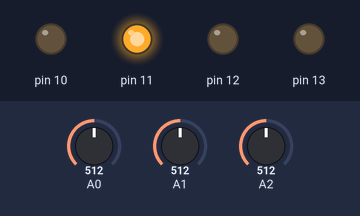
The sketch below on a simulated Arduino Uno, built with avr-gcc and run on an emulated ATmega328P. On the bench: output pins drawn as LEDs (lit = HIGH). The test bench sets the inputs (shaded band); at power-on: A1 = 512, A0 = 512, A2 = 512.

Above: at 1.2 s.
1.3 s: A1 set to 212
2.8 s: A1 set to 186
At 3.3 s:
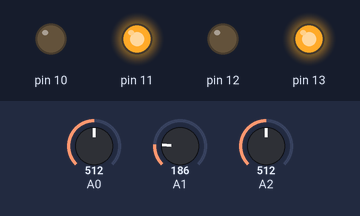
Timing chart, 0 to 5.8 s (numbered marks = the images above; inputs shaded):
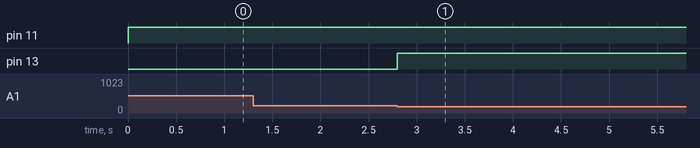

The sketch:

Task_3.2.ino
```cpp
// C++ code
//
int centerIR;
int leftIR;
int rightIR;

int leftFlag;
int centerFlag;
int rightFlag;

//Declare all the functions being used here:
void moveRight();
void moveLeft();
void moveforward();
void moveInreverse();
void setup()
{
  // put your setup code here, to run once:
  pinMode(13, OUTPUT);
  pinMode(12, OUTPUT);
  pinMode(11, OUTPUT);
  pinMode(10, OUTPUT);
}

void loop()
{
  // put your main code here, to run repeatedly:
  centerIR = analogRead(A0);
  leftIR = analogRead(A1);
  rightIR = analogRead(A2);

  if (leftIR < 200)
  {
    leftFlag = 1;
  }
  else
  {
    leftFlag = 0;
  }

 if (rightIR < 200)
  {
    rightFlag = 1;
  }
   else
  {
    rightFlag = 0;
  }

  if (centerIR < 200)
  {
    centerFlag = 1;
  }
  else
  {
    centerFlag = 0;
  }

  if ((leftFlag == 1) || (rightFlag == 1) || (centerFlag == 1))
  {

    if (centerFlag == 1)
    {
      if (leftFlag == 1)
      {
        moveRight();
      }

      else if (rightFlag == 1){
        moveLeft();
      } else{
        moveLeft();}
    }
    else if (leftFlag == 1)
    {
      moveRight();
    }
    else if (rightFlag == 1)
    {
      moveLeft();
    }
    else
    {
      moveLeft();
    }
  }

 else
  {
    moveforward();
  }
}

//Function definitions go here:
void moveInreverse()
{
  digitalWrite(10,HIGH);
}

void moveRight()
{
  digitalWrite(13,HIGH);
}

void moveLeft()
{
  digitalWrite(9,HIGH);
}

void moveforward()
{
  digitalWrite(11,HIGH);
}
```

Measured:
- the behaviour switches between 200 and 199 on A1 (found by bisection; images 0 and 1)
- after the input at 1.3 s, every drawn part: stays the same
- after the input at 2.8 s, pin 13: LOW → HIGH at once
